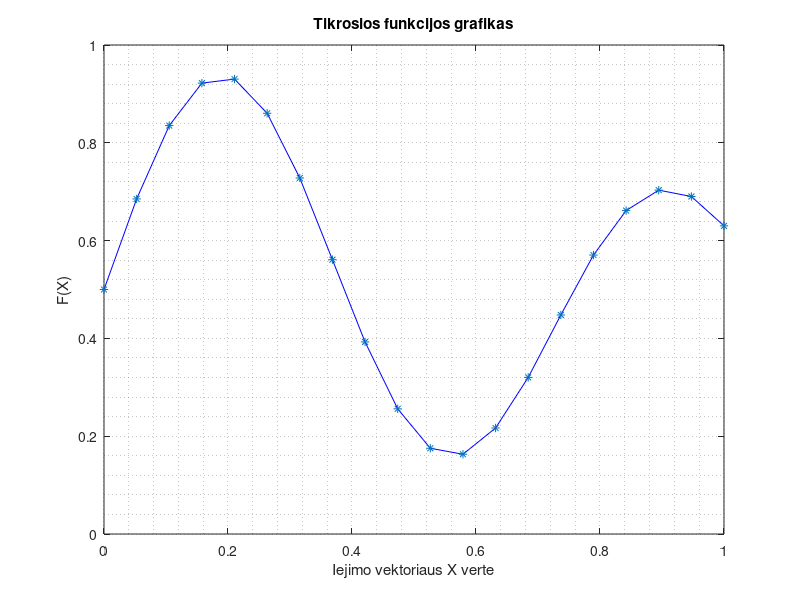

Write the MATLAB code that produced this figure.
clear all; close all; clc;
X=linspace(0,1,20); %20 skaitmenu iejimo vektorius
F=(1+0.6*sin(2*pi*X/0.7)+0.3*sin(2*pi*X))/2;
%Funkcija kurios elgesi imituos neuronu tinklas

figure(1)
plot(X,F,'b',X,F,'*'); %Rezultato, kurio tikimasi, grafikas
grid minor;
title('Tikrosios funkcijos grafikas');xlabel('Iejimo vektoriaus X verte'); ylabel('F(X)');

%% Pradinis ciklas
%Pradedame sukurdami pradines/atsitiktines reiksmes 
%spinduliams, centrams bei svoriams
c1=randn(1);
c2=randn(1);
r1=randn(1);
r2=randn(1);
w1 = randn(1);
w2 = randn(1);
b1 = randn(1);

%Tuscios svoriu matricos
F1=zeros(1,20);
F2=zeros(1,20);

%Suskaiciuojamos duotosios gauso funkcijos 
for i = 1:20
    F1(i)=exp(-((X(i)-c1)^2)/(2*r1^2));
    F2(i)=exp(-((X(i)-c2)^2)/(2*r2^2));
end

%Suskaiciuojame pasverta suma
for i = 1:20
    v(i)=w1*F1(i)+w2*F2(i)+b1;
end
